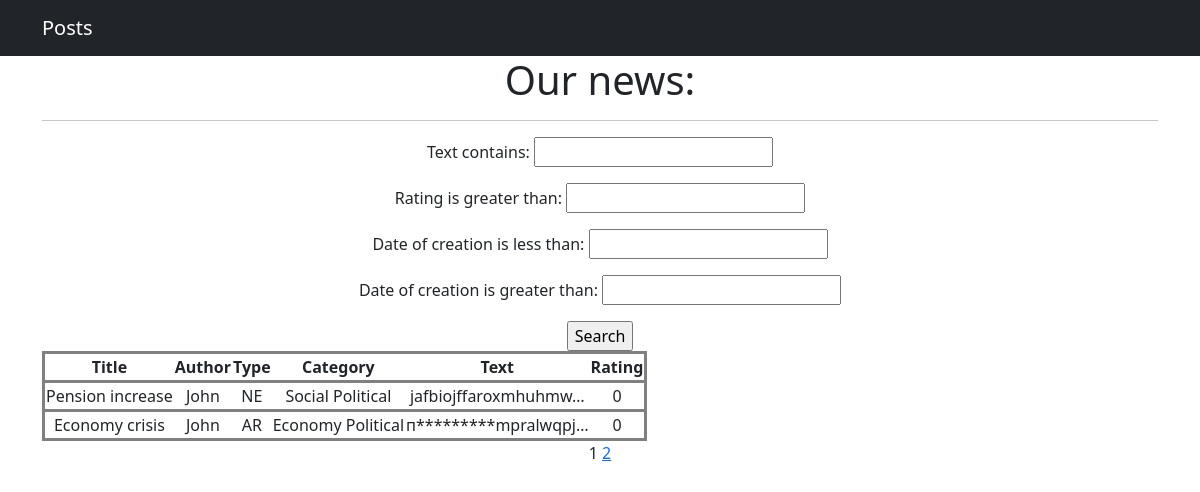
Before: /news/ with the older database file.
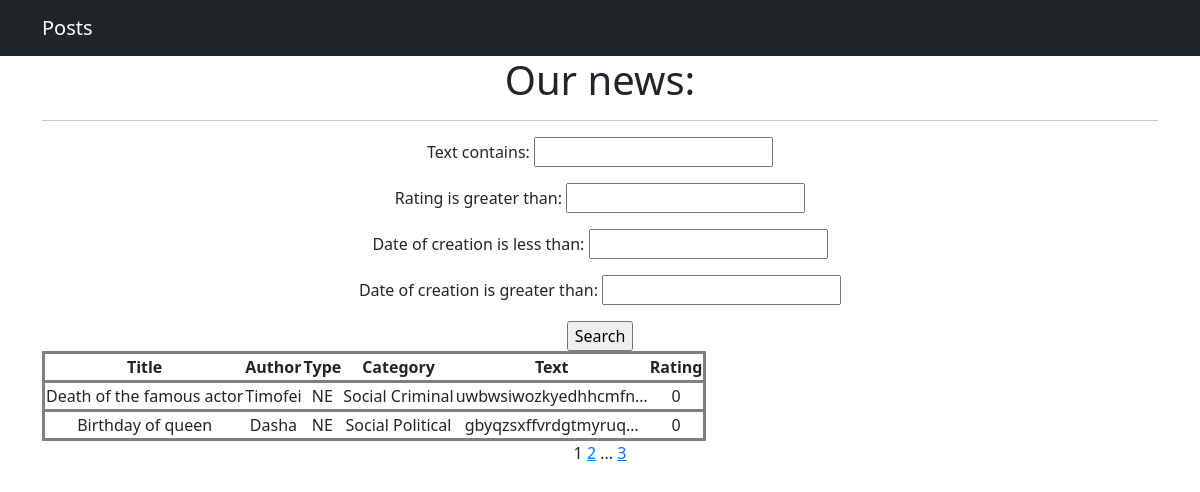
After: the same page with the newer database file.
### newsportal_app/models.py (models this page shows, shortened)
class Post(models.Model):
    author = models.ForeignKey(Author, on_delete=models.CASCADE)
    type = models.CharField(max_length=255, choices=TYPE_OF_POST, default=news)
    date_of_creation = models.DateTimeField(auto_now_add=True)
    category = models.ManyToManyField(Category, through='PostCategory')
    title = models.CharField(max_length=255)
    text = models.TextField()
    rating = models.IntegerField(default=0)

class Author(models.Model):
    user = models.OneToOneField(User, on_delete=models.CASCADE)
    rating = models.IntegerField(default=0)

class Category(models.Model):
    class Meta:
        verbose_name_plural = 'Categories'
    name = models.CharField(max_length=255, unique=True)

### newsportal_app/views.py (the view)
# urls.py: path('', PostList.as_view(), name='post_list'),
class PostList(ListView):
    model = Post
    ordering = '-date_of_creation'
    template_name = 'news.html'
    context_object_name = 'posts'
    paginate_by = 2
    def get_queryset(self):
        queryset = super().get_queryset()
        self.filterset = PostFilter(self.request.GET, queryset)
        return self.filterset.qs
    def get_context_data(self, **kwargs):
        context = super().get_context_data(**kwargs)
        context['filterset'] = self.filterset
        return context

### newsportal_app/templatetags/custom_filters.py (called while the page is built)
@register.filter()
def censor(text):
    for first in range(len(text)):
        for second in range(1, len(text)+1):
            if text[first:second + 1] in profanity_list:
                text = text[:first + 1] + '*' * (second - first) + text[second + 1:]
    return text

### newsportal_app/templatetags/custom_tags.py (called while the page is built)
@register.simple_tag(takes_context=True)
def url_replace(context, **kwargs):
    d = context['request'].GET.copy()
    for k, v in kwargs.items():
        d[k] = v
    return d.urlencode()

### templates/news.html (shortened to what this page needs)
{% extends 'flatpages/default.html' %}
{% load custom_tags %}
{% load custom_filters %}
{% block content %}
   <h1>Our news:</h1>
   <hr>
   <form action="" method="get">
       {{ filterset.form.as_p }}
       <input type="submit" value="Search" />
   </form>
   {% if posts %}
       <table>
           <tr>
               <th>Title</th>
               <th>Author</th>
               <th>Type</th>
               <th>Category</th>
               <th>Text</th>
               <th>Rating</th>
           </tr>
           {% for post in posts %}
           <tr>
               <td>{{ post.title }}</td>
               <td>{{ post.author.user.username }}</td>
               <td>{{ post.type }}</td>
               <td>
                   {% for category in post.category.all %}
                      {{ category.name }}
                   {% endfor %}
               </td>
               <td>{{ post.text|truncatechars:20|censor }}</td>
               <td>{{ post.rating }}</td>
           </tr>
           {% endfor %}
       </table>
   {% else %}
       <h2>There are not posts!</h2>
   {% endif %}
   {{ page_obj.number }}
   {% if page_obj.has_next %}
       <a href="?{% url_replace page=page_obj.next_page_number %}">{{ page_obj.next_page_number }}</a>
       {% if paginator.num_pages != page_obj.next_page_number %}
           ...
           <a href="?{% url_replace page=page_obj.paginator.num_pages %}">{{ page_obj.paginator.num_pages }}</a>
       {% endif %}
   {% endif %}
{% endblock content %}

Changed rows visible on the page:
no longer on this page (row unchanged): Post: title "Pension increase", author.user.username "John", type "NE", text|censor "jafbiojffaroxmhuhmw…", rating "0", Category (name "Social"), Category (name "Political")
no longer on this page (row unchanged): Post: title "Economy crisis", author.user.username "John", type "AR", text|censor "п*********mpralwqpj…", rating "0", Category (name "Political")
no longer on this page (row unchanged): Category: name "Economy", shown under "Economy crisis"
added Post: title "Death of the famous actor", author.user.username "Timofei", type "NE", text|censor "uwbwsiwozkyedhhcmfn…", rating "0", Category (name "Social")
now on this page (row unchanged): Category: name "Criminal", shown under "Death of the famous actor"
added Post: title "Birthday of queen", author.user.username "Dasha", type "NE", text|censor "gbyqzsxffvrdgtmyruq…", rating "0", Category (name "Social"), Category (name "Political")
Other visible differences:
{{ page_obj.paginator.num_pages }}: (not shown) → "3"
